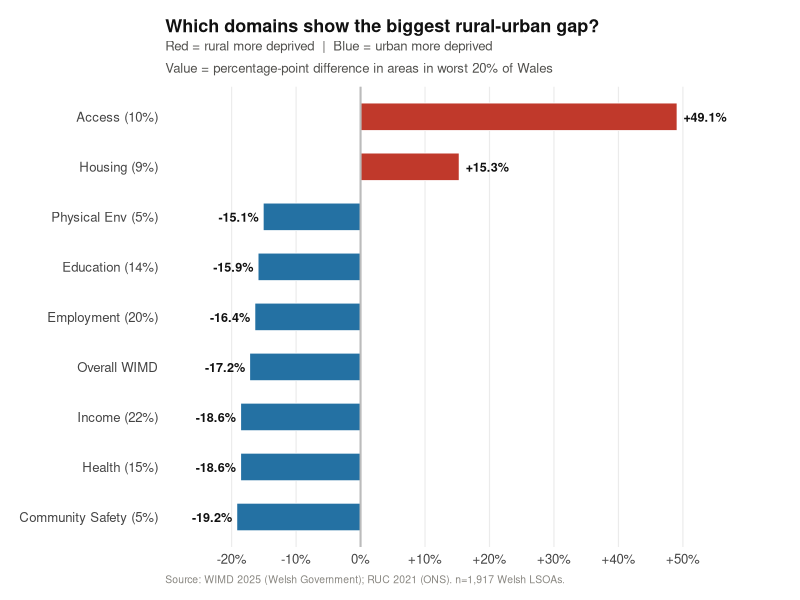
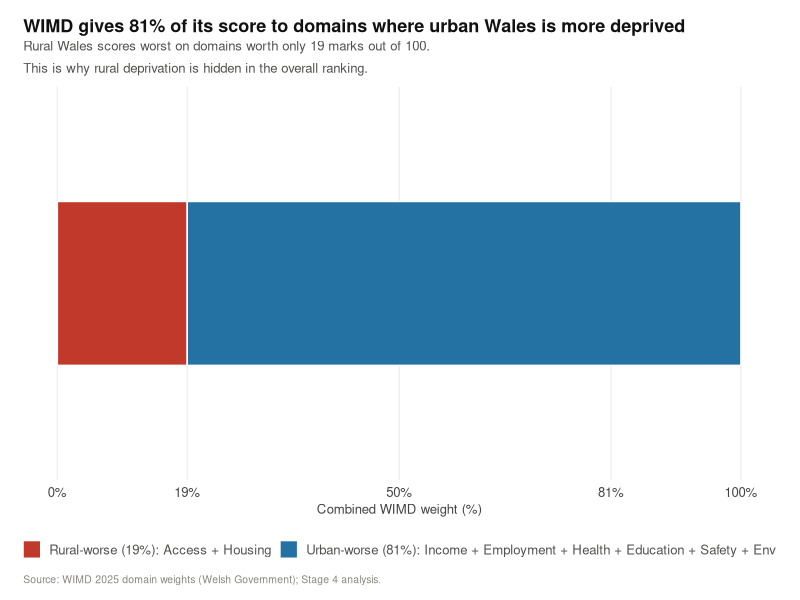
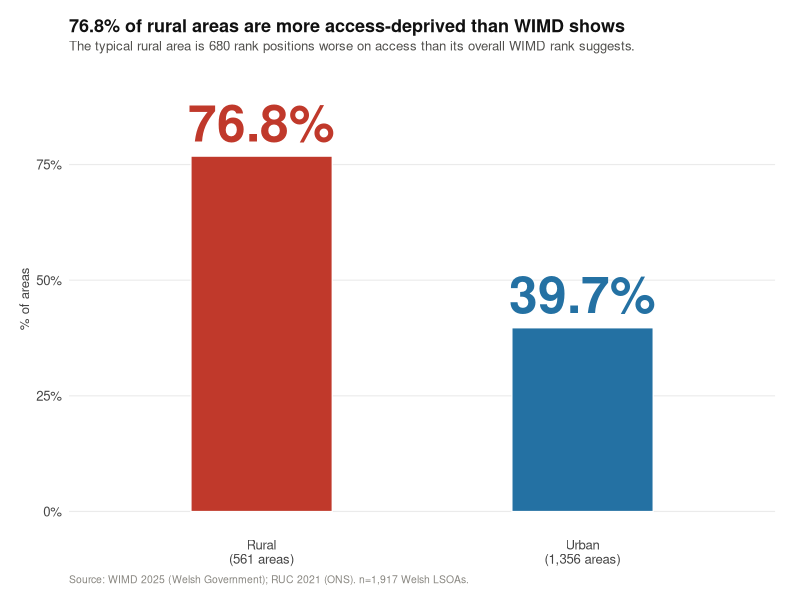
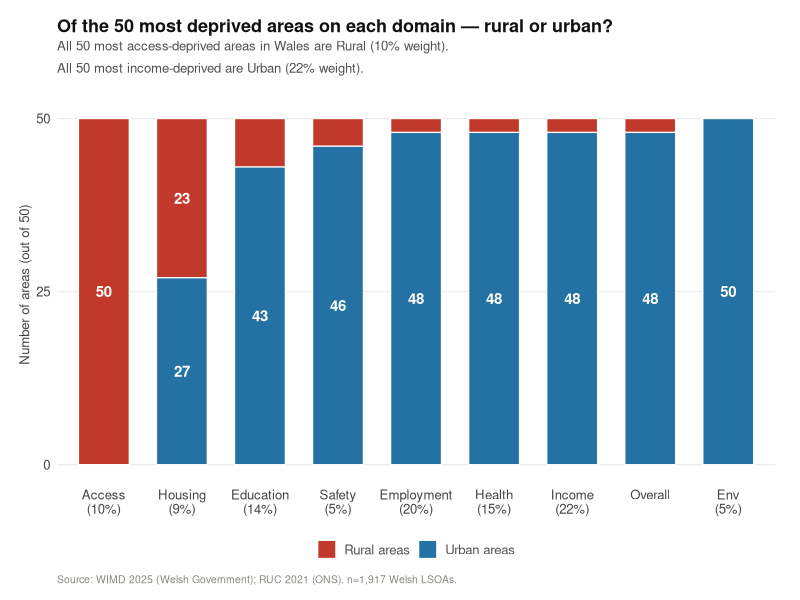
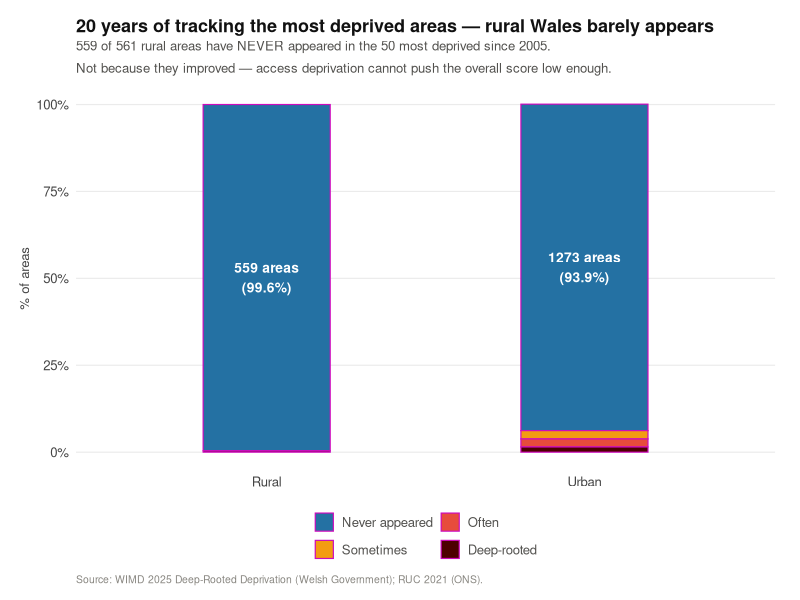
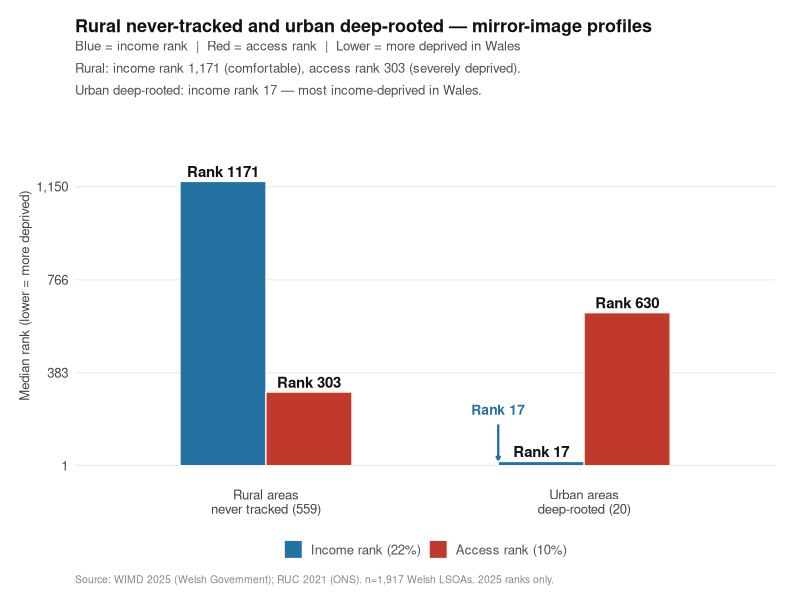
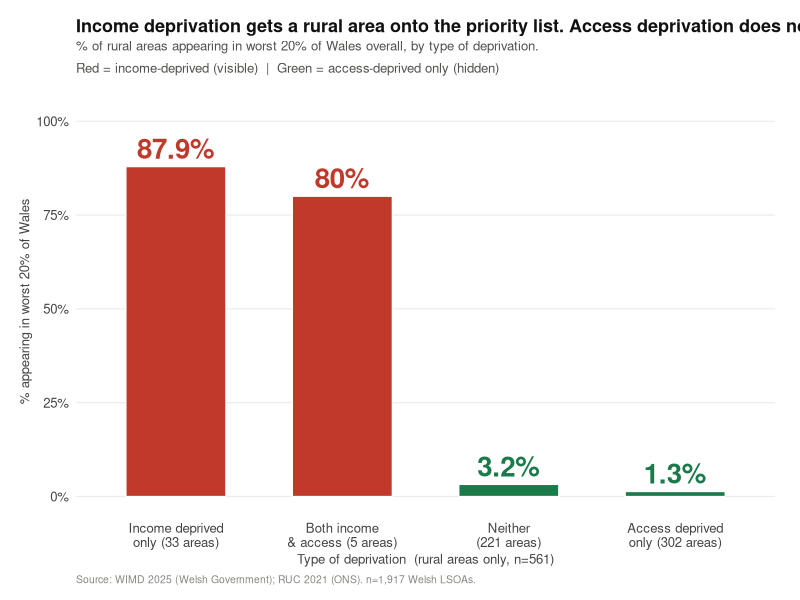
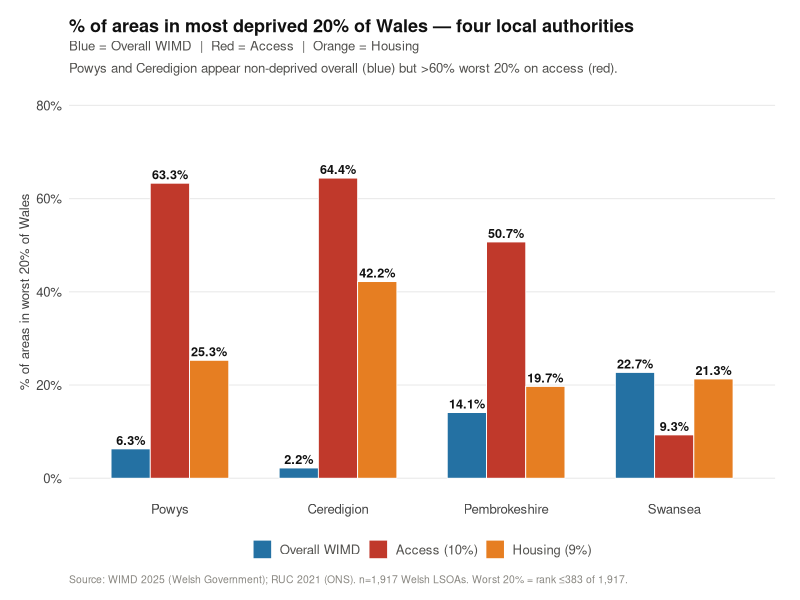

R code for these plots, in order:
## ---- chunk 1
knitr::opts_chunk$set(echo=FALSE, message=FALSE, warning=FALSE,
                      fig.width=9, fig.height=5, dpi=150)
library(tidyverse)

setwd("C:/Users/Bruger/Desktop/WIMD-Rural-deprivation-wales")

master <- read_csv("data/processed/master_dataset.csv") %>%
  mutate(
    rural_urban  = factor(rural_urban, levels=c("Rural","Urban")),
    drd_category = factor(drd_category,
      levels=c("LSOAs never ranked in top 50 most deprived",
               "LSOAs sometimes in the top 50 most deprived",
               "LSOAs often in the top 50 most deprived",
               "LSOAs in Deep-rooted deprivation"), ordered=TRUE))
rural <- master %>% filter(rural_urban=="Rural")
if(nrow(master)!=1917) stop("Check master_dataset.csv path")
cat("Ready:", nrow(master), "rows\n")

# Exact colours from HTML
RED  <- "#C0392B"
BLUE <- "#2471A3"
GRN  <- "#1a7a4a"
ORG  <- "#E67E22"
BG   <- "#FFFFFF"

# Theme matching HTML exactly
# HTML: grid:display:false on BAR axis, grid:color:GRID on VALUE axis
# border:display:false on both axes, no ticks
TH <- theme_minimal(base_size=11) +
  theme(
    plot.background   = element_rect(fill=BG, colour=NA),
    panel.background  = element_rect(fill=BG, colour=NA),
    plot.title        = element_text(face="bold", size=13, colour="#111111",
                                     margin=margin(b=3)),
    plot.subtitle     = element_text(size=9.5, colour="#52514E",
                                     margin=margin(b=8), lineheight=1.4),
    plot.caption      = element_text(size=7.5, colour="#898781",
                                     hjust=0, margin=margin(t=6)),
    plot.margin       = margin(14,18,10,14),
    axis.text         = element_text(size=9.5, colour="#444444"),
    axis.title        = element_text(size=9.5, colour="#444444"),
    axis.line         = element_blank(),
    axis.ticks        = element_blank(),
    legend.position   = "bottom",
    legend.background = element_rect(fill=BG, colour=NA),
    legend.key        = element_rect(fill=BG, colour=NA),
    legend.key.size   = unit(0.5,"cm"),
    legend.text       = element_text(size=9.5, colour="#52514E"),
    legend.title      = element_blank(),
    # HTML: value axis has grid, bar axis has no grid
    panel.grid.major  = element_line(colour="#EBEBEB", linewidth=0.4),
    panel.grid.minor  = element_blank()
  )
# No grid on categorical axis
TH_vcat <- TH + theme(panel.grid.major.x=element_blank()) # vertical bars
TH_hcat <- TH + theme(panel.grid.major.y=element_blank()) # horizontal bars

dir.create("outputs", showWarnings=FALSE)
sv <- function(p, f, h=5)
        ggsave(paste0("outputs/",f), p, width=9, height=h, dpi=150, bg=BG)
PCT <- function(x) paste0(x,"%")
SRC <- "Source: WIMD 2025 (Welsh Government); RUC 2021 (ONS). n=1,917 Welsh LSOAs."
## ---- chunk 2
# HTML: horizontal bar, indexAxis='y', barThickness=18
# single dataset, colour per bar (red if positive, blue if negative)
tibble(
  domain = c("Access (10%)","Housing (9%)","Physical Env (5%)",
             "Education (14%)","Employment (20%)","Overall WIMD",
             "Income (22%)","Health (15%)","Community Safety (5%)"),
  gap    = c(49.1,15.3,-15.1,-15.9,-16.4,-17.2,-18.6,-18.6,-19.2),
  col    = c(RED,RED,BLUE,BLUE,BLUE,BLUE,BLUE,BLUE,BLUE)
) %>%
  mutate(domain=fct_reorder(domain,gap)) %>%
  ggplot(aes(x=gap, y=domain, fill=col)) +
  geom_col(width=0.55, colour=BG, linewidth=0.3) +
  geom_vline(xintercept=0, linewidth=0.7, colour="#BBBBBB") +
  geom_text(aes(label=paste0(ifelse(gap>0,"+",""),gap,"%"),
                hjust=if_else(gap>0,-0.15,1.12)),
            size=3.2, fontface="bold", colour="#111111") +
  scale_fill_identity() +
  scale_x_continuous(limits=c(-26,60),
                     breaks=c(-20,-10,0,10,20,30,40,50),
                     labels=function(x) paste0(ifelse(x>0,"+",""),x,"%")) +
  labs(title    = "Which domains show the biggest rural-urban gap?",
       subtitle = "Red = rural more deprived  |  Blue = urban more deprived\nValue = percentage-point difference in areas in worst 20% of Wales",
       x=NULL, y=NULL, caption=SRC) +
  TH_hcat -> p1
p1; sv(p1,"c1_domain_gaps.png")
## ---- chunk 3
# HTML: indexAxis='y', STACKED horizontal bar, ONE row showing 19% RED then 81% BLUE
# barThickness=40, max=100, y-axis ticks hidden
# This is a single horizontal bar — the most important structural chart
tibble(
  group   = "WIMD weight",
  rural   = 19,
  urban   = 81
) %>%
  pivot_longer(c(rural,urban), names_to="seg", values_to="pct") %>%
  mutate(seg=factor(seg, levels=c("rural","urban"),
                     labels=c("Rural-worse (19%): Access + Housing",
                              "Urban-worse (81%): Income + Employment + Health + Education + Safety + Env"))) %>%
  ggplot(aes(x=pct, y=group, fill=seg)) +
  geom_col(position=position_stack(reverse = TRUE), width=0.5, colour=BG, linewidth=0.5) +
  scale_fill_manual(values=c(
    "Rural-worse (19%): Access + Housing"                                                            =RED,
    "Urban-worse (81%): Income + Employment + Health + Education + Safety + Env"=BLUE)) +
  scale_x_continuous(limits=c(0,100), labels=PCT,
                     breaks=c(0,19,50,81,100)) +
  labs(title    = "WIMD gives 81% of its score to domains where urban Wales is more deprived",
       subtitle = "Rural Wales scores worst on domains worth only 19 marks out of 100.\nThis is why rural deprivation is hidden in the overall ranking.",
       x="Combined WIMD weight (%)", y=NULL,
       caption="Source: WIMD 2025 domain weights (Welsh Government); Stage 4 analysis.") +
  TH + theme(axis.text.y=element_blank(),
             panel.grid.major.y=element_blank()) -> p2
p2; sv(p2,"c2_weight_mismatch.png", h=3.2)
## ---- chunk 4
# HTML: vertical bars, barThickness=70, max=100, RED and BLUE
tibble(
  group = c("Rural\n(561 areas)","Urban\n(1,356 areas)"),
  pct   = c(76.8,39.7),
  col   = c(RED,BLUE)
) %>%
  ggplot(aes(x=group, y=pct, fill=col)) +
  geom_col(width=0.44, colour=BG, linewidth=0.4) +
  geom_text(aes(label=PCT(pct)), colour=c(RED,BLUE),
            vjust=-0.4, size=13, fontface="bold") +
  scale_fill_identity() +
  scale_y_continuous(limits=c(0,92), labels=PCT, breaks=c(0,25,50,75)) +
  labs(title    = "76.8% of rural areas are more access-deprived than WIMD shows",
       subtitle = "The typical rural area is 680 rank positions worse on access than its overall WIMD rank suggests.",
       x=NULL, y="% of areas", caption=SRC) +
  TH_vcat -> p3
p3; sv(p3,"c3_access_hidden.png")
## ---- chunk 5
# HTML: stacked vertical bars, RED=rural, BLUE=urban, barThickness=24, max=50
tibble(
  domain = c("Access\n(10%)","Housing\n(9%)","Education\n(14%)",
             "Safety\n(5%)","Env\n(5%)","Employment\n(20%)",
             "Health\n(15%)","Income\n(22%)","Overall"),
  rural  = c(50,23,7,4,0,2,2,2,2),
  urban  = c(0,27,43,46,50,48,48,48,48)
) %>%
  mutate(domain=fct_reorder(domain,-rural)) %>%
  pivot_longer(c(rural,urban), names_to="group", values_to="n") %>%
  mutate(group=factor(group,levels=c("rural","urban"),
                       labels=c("Rural areas","Urban areas"))) %>%
  ggplot(aes(x=domain, y=n, fill=group)) +
  geom_col(position="stack", width=0.65, colour=BG, linewidth=0.4) +
  geom_text(aes(label=ifelse(n>=8,n,"")),
            position=position_stack(vjust=0.5),
            size=3.8, fontface="bold", colour="white") +
  scale_fill_manual(values=c("Rural areas"=RED,"Urban areas"=BLUE)) +
  scale_y_continuous(limits=c(0,52), breaks=c(0,25,50)) +
  labs(title    = "Of the 50 most deprived areas on each domain — rural or urban?",
       subtitle = "All 50 most access-deprived areas in Wales are Rural (10% weight).\nAll 50 most income-deprived are Urban (22% weight).",
       x=NULL, y="Number of areas (out of 50)", caption=SRC) +
  TH_vcat -> p4
p4; sv(p4,"c4_top50_domain.png")
## ---- chunk 6
# HTML: stacked vertical bars, barThickness=70, max=100
# EXACT colours from HTML:
#   Never appeared  = #2471A3 (BLUE)
#   Sometimes       = #F39C12 (amber)
#   Often           = #E74C3C (red)
#   Deep-rooted     = #4d0000 (dark red)
# x-axis: grid:display:false | y-axis: grid shown
# TWO bars: Rural (left) and Urban (right)
drd_map <- c(
 "Never appeared" ="LSOAs never ranked in top 50 most deprived",
  "Sometimes" = "LSOAs sometimes in the top 50 most deprived",
  "Often" = "LSOAs often in the top 50 most deprived",
  "Deep-rooted" = "LSOAs in Deep-rooted deprivation"
)
p5 <- master %>%
  mutate(cat = fct_recode(drd_category, !!!drd_map) %>%
               fct_relevel("Never appeared","Sometimes","Often","Deep-rooted")) %>%
  count(rural_urban, cat) %>%
  group_by(rural_urban) %>%
  mutate(pct=round(100*n/sum(n),1)) %>%
  ggplot(aes(x=rural_urban, y=pct, fill=cat)) +
  geom_col(position="stack", width=0.4, colour=86, linewidth=0.4) +
  # Label only the "Never appeared" segment inside each bar
  geom_text(aes(label=ifelse(cat=="Never appeared",
                             paste0(n," areas\n(",pct,"%)"),"")),
            position=position_stack(vjust=0.5),
            size=3.5, fontface="bold", colour="white") +
  scale_fill_manual(
    values=c("Never appeared"="#2471A3",
             "Sometimes"     ="#F39C12",
             "Often"         ="#E74C3C",
             "Deep-rooted"   ="#4d0000")) +
  scale_y_continuous(labels=PCT, breaks=c(0,25,50,75,100)) +
  labs(title    = "20 years of tracking the most deprived areas — rural Wales barely appears",
       subtitle = "559 of 561 rural areas have NEVER appeared in the 50 most deprived since 2005.\nNot because they improved — access deprivation cannot push the overall score low enough.",
       x=NULL, y="% of areas",
       caption="Source: WIMD 2025 Deep-Rooted Deprivation (Welsh Government); RUC 2021 (ONS).") +
  TH_vcat + guides(fill=guide_legend(nrow=2))
p5; sv(p5,"c5_drd_tracking.png")
## ---- chunk 7
# HTML: grouped vertical bars, BLUE=income, RED=access, barThickness=46, max=1400
tibble(
  group  = c("Rural areas\nnever tracked (559)","Urban areas\ndeep-rooted (20)"),
  income = c(1171,17),
  access = c(303,630)
) %>%
  pivot_longer(c(income,access), names_to="domain", values_to="rank") %>%
  mutate(domain=factor(domain,levels=c("income","access"),
                        labels=c("Income rank (22%)","Access rank (10%)"))) %>%
  ggplot(aes(x=group, y=rank, fill=domain)) +
  geom_col(position="dodge", width=0.54, colour=BG, linewidth=0.4) +
  geom_text(aes(label=paste0("Rank ",rank)),
            position=position_dodge(width=0.54),
            vjust=-0.4, size=3.8, fontface="bold", colour="#111111") +
  # Arrow to rank 17 — nearly invisible on 0-1400 scale
  annotate("text", x=1.73, y=230, label="Rank 17",
           size=3.5, fontface="bold", colour=BLUE) +
  annotate("segment", x=1.73, xend=1.73, y=170, yend=25,
           colour=BLUE, linewidth=0.8,
           arrow=arrow(length=unit(0.08,"cm"), type="closed")) +
  scale_fill_manual(values=c("Income rank (22%)"=BLUE,"Access rank (10%)"=RED)) +
  scale_y_continuous(limits=c(0,1400),
                     breaks=c(1,383,766,1150),
                     labels=c("1","383","766","1,150")) +
  labs(title    = "Rural never-tracked and urban deep-rooted — mirror-image profiles",
       subtitle = "Blue = income rank  |  Red = access rank  |  Lower = more deprived in Wales\nRural: income rank 1,171 (comfortable), access rank 303 (severely deprived).\nUrban deep-rooted: income rank 17 — most income-deprived in Wales.",
       x=NULL, y="Median rank (lower = more deprived)",
       caption=paste(SRC,"2025 ranks only.")) +
  TH_vcat -> p6
p6; sv(p6,"c6_drd_profiles.png")
## ---- chunk 8
# HTML: vertical bars, barThickness=56, max=100
# RED for income-related, GRN for access-only
tibble(
  group = c("Income deprived\nonly (33 areas)",
            "Both income\n& access (5 areas)",
            "Neither\n(221 areas)",
            "Access deprived\nonly (302 areas)"),
  pct   = c(87.9,80.0,3.2,1.3),
  col   = c(RED,RED,GRN,GRN)
) %>%
  mutate(group=fct_reorder(group,-pct)) %>%
  ggplot(aes(x=group, y=pct, fill=col)) +
  geom_col(width=0.6, colour=BG, linewidth=0.4) +
  geom_text(aes(label=PCT(pct)), colour=c(RED,RED,GRN,GRN),
            vjust=-0.4, size=7, fontface="bold") +
  scale_fill_identity() +
  scale_y_continuous(limits=c(0,104), labels=PCT, breaks=c(0,25,50,75,100)) +
  labs(title    = "Income deprivation gets a rural area onto the priority list. Access deprivation does not.",
       subtitle = "% of rural areas appearing in worst 20% of Wales overall, by type of deprivation.\nRed = income-deprived (visible)  |  Green = access-deprived only (hidden)",
       x="Type of deprivation  (rural areas only, n=561)",
       y="% appearing in worst 20% of Wales",
       caption=SRC) +
  TH_vcat -> p7
p7; sv(p7,"c7_mechanism.png")
## ---- chunk 9
# HTML: grouped vertical bars, BLUE=Overall, RED=Access, ORG=Housing
# barThickness=20, max=80
tibble(
  la      = c("Powys","Ceredigion","Pembrokeshire","Swansea"),
  Overall = c(6.3,2.2,14.1,22.7),
  Access  = c(63.3,64.4,50.7,9.3),
  Housing = c(25.3,42.2,19.7,21.3)
) %>%
  pivot_longer(c(Overall,Access,Housing),
               names_to="measure", values_to="pct") %>%
  mutate(measure=factor(measure,levels=c("Overall","Access","Housing")),
         la=factor(la,levels=c("Powys","Ceredigion","Pembrokeshire","Swansea"))) %>%
  ggplot(aes(x=la, y=pct, fill=measure)) +
  geom_col(position="dodge", width=0.7, colour=BG, linewidth=0.3) +
  geom_text(aes(label=PCT(pct)),
            position=position_dodge(width=0.7),
            vjust=-0.4, size=3.2, fontface="bold", colour="#111111") +
  scale_fill_manual(values=c("Overall"=BLUE,"Access"=RED,"Housing"=ORG),
                    labels=c("Overall WIMD","Access (10%)","Housing (9%)")) +
  scale_y_continuous(limits=c(0,80), labels=PCT, breaks=c(0,20,40,60,80)) +
  labs(title    = "% of areas in most deprived 20% of Wales — four local authorities",
       subtitle = "Blue = Overall WIMD  |  Red = Access  |  Orange = Housing\nPowys and Ceredigion appear non-deprived overall (blue) but >60% worst 20% on access (red).",
       x=NULL, y="% of areas in worst 20% of Wales",
       caption=paste(SRC,"Worst 20% = rank ≤383 of 1,917.")) +
  TH_vcat -> p8
p8; sv(p8,"c8_case_studies.png")
## ---- chunk 10
# HTML: grouped vertical bars, BLUE=overall, RED=access, barThickness=52, max=1200
p9 <- tibble(
  area    = c("Aberystwyth\n(6 urban areas)","Rural Ceredigion\n(34 areas)"),
  Overall = c(732,872),
  Access  = c(936,134)
) %>%
  pivot_longer(c(Overall,Access), names_to="measure", values_to="rank") %>%
  mutate(measure=factor(measure,levels=c("Overall","Access"),
                         labels=c("Overall WIMD rank","Access rank"))) %>%
  ggplot(aes(x=area, y=rank, fill=measure)) +
  geom_col(position="dodge", width=0.52, colour=BG, linewidth=0.4) +
  geom_text(aes(label=paste0("Rank ",rank)),
            position=position_dodge(width=0.52),
            vjust=-0.4, size=3.8, fontface="bold", colour="#111111") +
  annotate("text", x=1.5, y=820, label="← 802 gap →",
           size=3.8, fontface="bold", colour=RED) +
  annotate("segment", x=1.73, xend=2.27, y=755, yend=755,
           colour=RED, linewidth=1,
           arrow=arrow(ends="both", length=unit(0.09,"cm"))) +
  scale_fill_manual(values=c("Overall WIMD rank"=BLUE,"Access rank"=RED)) +
  scale_y_continuous(limits=c(0,1200),
                     breaks=c(1,383,766,1150),
                     labels=c("1","383","766","1,150")) +
  labs(title    = "Inside Ceredigion: town and rural hinterland — 802 ranks apart on access",
       subtitle = "Aberystwyth access rank 936  vs  Rural Ceredigion access rank 134. Same local authority.",
       x=NULL, y="WIMD rank (1 = most deprived in Wales)",
       caption=SRC) +
  TH_vcat -> p9
p9; sv(p9,"c9_aberystwyth.png")
## ---- chunk 11
# HTML: grouped vertical bars, RED=Rural, BLUE=Urban, barThickness=60, max=70
tibble(
  measure = c("In BEST 20%\nfor Health","In WORST 20%\nfor Access"),
  Rural   = c(31.9,54.7),
  Urban   = c(18.1,5.6)
) %>%
  pivot_longer(c(Rural,Urban), names_to="group", values_to="pct") %>%
  mutate(group=factor(group,levels=c("Rural","Urban"))) %>%
  ggplot(aes(x=measure, y=pct, fill=group)) +
  geom_col(position="dodge", width=0.55, colour=BG, linewidth=0.4) +
  geom_text(aes(label=PCT(pct)),
            position=position_dodge(width=0.55),
            vjust=-0.4, size=5, fontface="bold",
            colour=rep(c(RED,BLUE),2)) +
  scale_fill_manual(values=c("Rural"=RED,"Urban"=BLUE)) +
  scale_y_continuous(limits=c(0,70), labels=PCT, breaks=c(0,20,40,60)) +
  labs(title    = "Rural Wales appears healthy — yet has the worst access to services",
       subtitle = "31.9% of rural areas are in the healthiest 20% of Wales.\nYet 54.7% are in the worst 20% on access — communities far from services may not register as health-deprived.",
       x=NULL, y="% of areas", caption=SRC) +
  TH_vcat -> p10
p10; sv(p10,"c10_health_lens.png")
## ---- chunk 12
# HTML: indexAxis='y' (horizontal bars), RED, barThickness=26, max=46
tibble(
  la = c("Powys","Carmarthenshire","Pembrokeshire","Ceredigion","Gwynedd",
          "Isle of Anglesey","Monmouthshire","Conwy","Denbighshire","Wrexham"),
  n  = c(39,26,25,21,21,11,11,9,8,5)
) %>%
  mutate(la=fct_reorder(la,n)) %>%
  ggplot(aes(x=n, y=la)) +
  geom_col(fill=RED, width=0.65, colour=BG, linewidth=0.3) +
  geom_text(aes(label=paste0(n," communities")),
            hjust=-0.08, size=3.8, fontface="bold", colour="#111111") +
  scale_x_continuous(limits=c(0,50), expand=c(0,0)) +
  labs(title    = "190 rural communities: worst 10% on access — invisible in WIMD overall rankings",
       subtitle = "0% appear in worst 20% overall. These communities will never trigger a WIMD-based policy response.",
       x="Number of communities", y=NULL,
       caption=paste("Invisible = access rank ≤192 AND overall rank >50.",SRC)) +
  TH_hcat -> p11
p11; sv(p11,"c11_invisible.png",h=6)
## ---- chunk 13
# HTML: indexAxis='y' (horizontal bars), ORG, barThickness=26, max=38
tibble(
  la  = c("Gwynedd","Carmarthenshire","Powys","Ceredigion",
           "Isle of Anglesey","Pembrokeshire","Denbighshire","Conwy"),
  n   = c(31,23,20,16,14,12,10,9),
  pct = c(55.4,42.6,29.0,47.1,42.4,22.2,33.3,47.4)
) %>%
  mutate(la=fct_reorder(la,n)) %>%
  ggplot(aes(x=n, y=la)) +
  geom_col(fill=ORG, width=0.65, colour=BG, linewidth=0.3) +
  geom_text(aes(label=paste0(n,"  (",pct,"% of rural ",la,")")),
            hjust=-0.04, size=3.4, colour="#111111") +
  scale_x_continuous(limits=c(0,64), expand=c(0,0)) +
  labs(title    = "147 rural areas worst 20% for BOTH access and housing — 0% visible overall",
       subtitle = "Compound deprivation on the two rural-specific domains. Not one appears in the overall worst 20%.",
       x="Number of areas", y=NULL,
       caption=paste("Both access rank ≤383 AND housing rank ≤383.",SRC)) +
  TH_hcat -> p12
p12; sv(p12,"c12_dual.png",h=6)
